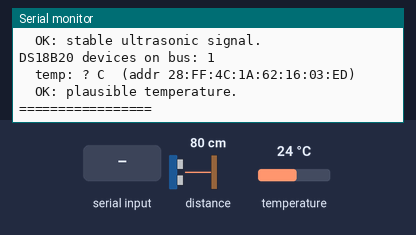
Recording of a sketch running on a simulated Arduino Mega 2560, built for the host (arithmetic inside an expression is 32-bit, double 64-bit). On the bench: the last lines printed to the serial monitor. Inputs (shaded band) come from the test bench; at power-on: distance to the obstacle 80 cm, temperature 24 °C. The echo pulse lasts 58.3 µs per cm.

Above: at 2.6 s.
2.7 s: "b" received over Serial
At 4.4 s:
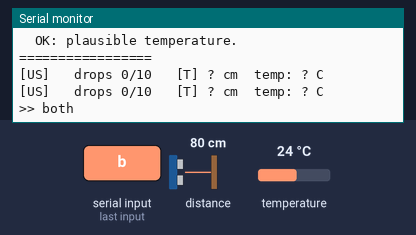
5.4 s: "u" received over Serial
At 7.3 s:
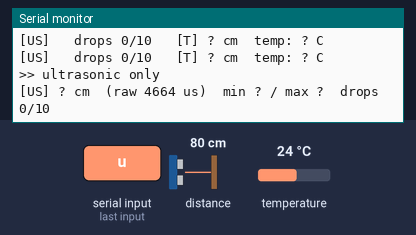
8.2 s: "t" received over Serial
At 9.5 s:
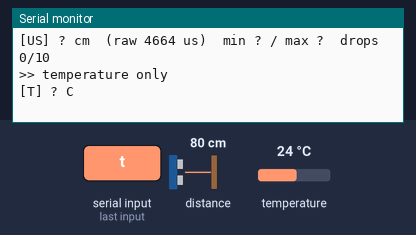
10.6 s: "c" received over Serial
At 12.3 s:
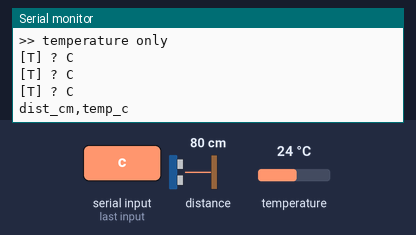
14.0 s: "j" received over Serial
At 17.2 s:
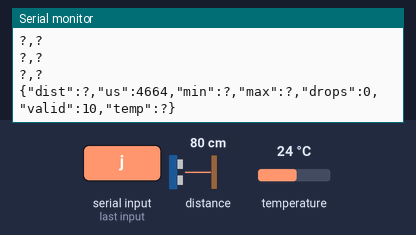
18.5 s: distance to the obstacle set to 2 cm
At 19.4 s:
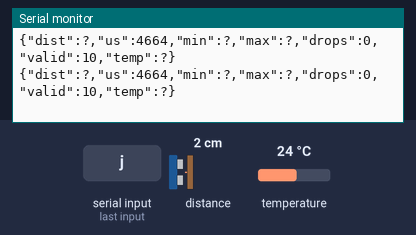

The sketch:

sensor_sanity.ino
```cpp
/**
 * ============================================================================
 * Sensor Sanity Prototype  —  ESP8266 (NodeMCU v2)
 * ============================================================================
 * PURPOSE
 *   A throwaway bench sketch to validate the RAW signals from the two sensors
 *   we already own, BEFORE building the real split-device system:
 *     - SR04M / JSN-SR04T waterproof ultrasonic (NewPing, trig/echo mode)
 *     - DS18B20 1-Wire temperature sensor
 *
 *   This is deliberately NOT the product firmware. There is:
 *     - NO tank height / volume / percentage math
 *     - NO WiFi, server, OTA, alerts, or config persistence
 *   Just: is each sensor wired right, and are the signals clean and stable?
 *   That is the exact question the breadboard build failed on.
 *
 * WHAT IT MEASURES (the diagnostics that matter)
 *   Ultrasonic:  raw echo time (µs), distance (cm), min/max/median over a burst,
 *                jitter (spread), and DROPOUT count (pings that got no echo).
 *                Dropouts + high jitter == the "signal not arriving" symptom.
 *   Temperature: bus device count, ROM address, resolution, and °C each read,
 *                flagging the two failure sentinels (-127 = disconnected,
 *                85.00 = power-on default / brown-out, never converted).
 *
 * SERIAL MENU (115200 baud, send a single char)
 *   b = both sensors (default, continuous)
 *   u = ultrasonic only
 *   t = temperature only
 *   c = CSV mode (for Arduino Serial Plotter: dist_cm, temp_c)
 *   j = JSON telemetry mode (machine-readable; used by the Web UI)
 *   s = one-shot self-test / summary
 *   h = help
 *
 * WEB UI
 *   Open webui/index.html in Chrome/Edge and click Connect for a clean
 *   dashboard (live cards, chart, buttons) instead of the serial console.
 *   The Web UI auto-sends 'j' on connect to start JSON telemetry.
 *
 * WIRING (NodeMCU v2 — matches firmware/src/modules/config.h where safe)
 *   SR04M / JSN-SR04T:
 *     VCC  -> 5V (VIN)        (5V gives the transmitter enough power — a
 *                              common breadboard failure was under-powering it)
 *     GND  -> GND
 *     TRIG -> D1 (GPIO5)
 *     ECHO -> D2 (GPIO4)
 *     Use the module in HC-SR04-compatible trig/echo mode (default, R19 open).
 *     Min reliable range is ~20-25 cm (dead zone) — readings below that lie.
 *
 *   DS18B20 (1-Wire):
 *     VCC  -> 3V3
 *     GND  -> GND
 *     DATA -> D3 (GPIO0)      + a 4.7k pull-up resistor between DATA and 3V3
 *                              (REQUIRED — without it you get -127 / garbage)
 *     NOTE: GPIO0 is a boot strapping pin. The 4.7k pull-up holds it HIGH at
 *     boot so the ESP boots normally. If you ever see boot loops, move DATA to
 *     D5 (GPIO14) and change TEMP_PIN below.
 *
 * FLASH IT (from firmware/ )
 *   arduino-cli compile --fqbn esp8266:esp8266:nodemcuv2 \
 *       prototypes/sensor_sanity
 *   arduino-cli upload  --fqbn esp8266:esp8266:nodemcuv2 \
 *       -p /dev/tty.usbserial-XXXX prototypes/sensor_sanity
 *   arduino-cli monitor -p /dev/tty.usbserial-XXXX -c baudrate=115200
 *   (All 3 libs — NewPing, OneWire, DallasTemperature — are already installed
 *    per firmware/libraries.txt, so no extra setup.)
 * ============================================================================
 */

#include <NewPing.h>
#include <OneWire.h>
#include <DallasTemperature.h>

// ---------------------------------------------------------------------------
// Pin configuration  (change here if you rewire)
// ---------------------------------------------------------------------------
#define TRIG_PIN    5 //D1      // GPIO5  -> SR04M TRIG
#define ECHO_PIN    0//D3      // GPIO0  -> SR04M ECHO
#define TEMP_PIN    4 //D2      // GPIO4  -> DS18B20 DATA (needs 4.7k pull-up to 3V3)

// ---------------------------------------------------------------------------
// Tuning
// ---------------------------------------------------------------------------
#define MAX_DISTANCE_CM   400   // NewPing ceiling; echoes beyond this = 0 (dropout)
#define BURST_SAMPLES     10    // pings per ultrasonic reading (to see jitter)
#define PING_GAP_MS       40    // gap between pings in a burst
#define LOOP_INTERVAL_MS  1000  // how often to print a reading in continuous modes

// ---------------------------------------------------------------------------
// Objects
// ---------------------------------------------------------------------------
NewPing sonar(TRIG_PIN, ECHO_PIN, MAX_DISTANCE_CM);
OneWire oneWire(TEMP_PIN);
DallasTemperature tempSensor(&oneWire);

// Runtime mode
enum Mode { MODE_BOTH, MODE_ULTRA, MODE_TEMP, MODE_CSV, MODE_JSON };
Mode mode = MODE_BOTH;

uint8_t dsCount = 0;                 // number of DS18B20 devices found
DeviceAddress dsAddr;                // ROM address of first DS18B20
unsigned long lastLoopMs = 0;

// ---------------------------------------------------------------------------
// Helpers
// ---------------------------------------------------------------------------

// Result of an ultrasonic burst
struct UltraResult {
  float medianCm;
  float minCm;
  float maxCm;
  unsigned int rawMedianUs;
  int dropouts;   // pings that returned no echo (0)
  int valid;      // pings with a real echo
};

// Take a burst of pings and summarise it. This is the key diagnostic:
// a clean sensor gives tight, consistent readings with 0 dropouts.
UltraResult readUltraBurst() {
  float cm[BURST_SAMPLES];
  unsigned int us[BURST_SAMPLES];
  UltraResult r = {0, 0, 0, 0, 0, 0};

  for (int i = 0; i < BURST_SAMPLES; i++) {
    unsigned int t = sonar.ping();          // echo time in µs (0 = no echo)
    us[i] = t;
    if (t == 0) {
      cm[i] = -1;                            // mark dropout
      r.dropouts++;
    } else {
      cm[i] = sonar.convert_cm(t);
      r.valid++;
    }
    delay(PING_GAP_MS);
  }

  if (r.valid == 0) return r;                // all dropped out

  // Collect only valid readings, sort for median + min/max
  float v[BURST_SAMPLES];
  unsigned int vu[BURST_SAMPLES];
  int n = 0;
  for (int i = 0; i < BURST_SAMPLES; i++) {
    if (cm[i] >= 0) { v[n] = cm[i]; vu[n] = us[i]; n++; }
  }
  for (int i = 0; i < n - 1; i++) {
    for (int j = i + 1; j < n; j++) {
      if (v[j] < v[i]) {
        float tf = v[i]; v[i] = v[j]; v[j] = tf;
        unsigned int tu = vu[i]; vu[i] = vu[j]; vu[j] = tu;
      }
    }
  }
  r.minCm = v[0];
  r.maxCm = v[n - 1];
  r.medianCm = v[n / 2];
  r.rawMedianUs = vu[n / 2];
  return r;
}

float readTempC() {
  tempSensor.requestTemperatures();
  return tempSensor.getTempCByIndex(0);
}

void printAddr(const DeviceAddress a) {
  for (uint8_t i = 0; i < 8; i++) {
    if (a[i] < 16) Serial.print('0');
    Serial.print(a[i], HEX);
    if (i < 7) Serial.print(':');
  }
}

void printHelp() {
  Serial.println(F("\n--- Sensor Sanity ---"));
  Serial.println(F("  b = both (default)     u = ultrasonic only"));
  Serial.println(F("  t = temperature only   c = CSV (Serial Plotter)"));
  Serial.println(F("  j = JSON telemetry     s = self-test"));
  Serial.println(F("  h = this help"));
  Serial.println(F("---------------------\n"));
}

// One-shot summary: are the sensors present and sane?
void selfTest() {
  Serial.println(F("\n=== SELF-TEST ==="));

  // Ultrasonic
  UltraResult u = readUltraBurst();
  Serial.printf("Ultrasonic: %d/%d valid, %d dropouts\n",
                u.valid, BURST_SAMPLES, u.dropouts);
  if (u.valid == 0) {
    Serial.println(F("  FAIL: no echoes. Check 5V power, TRIG/ECHO wiring, "
                     "and that the target is > ~20cm away."));
  } else {
    Serial.printf("  median %.1f cm (%u us), spread %.1f cm\n",
                  u.medianCm, u.rawMedianUs, u.maxCm - u.minCm);
    if (u.dropouts > BURST_SAMPLES / 3)
      Serial.println(F("  WARN: many dropouts -> weak power or noisy/long cable."));
    if (u.maxCm - u.minCm > 3.0)
      Serial.println(F("  WARN: high jitter -> unstable mounting or reflections."));
    if (u.valid > 0 && u.dropouts == 0 && (u.maxCm - u.minCm) <= 3.0)
      Serial.println(F("  OK: stable ultrasonic signal."));
  }

  // Temperature
  Serial.printf("DS18B20 devices on bus: %d\n", dsCount);
  if (dsCount == 0) {
    Serial.println(F("  FAIL: none found. Check DATA wiring and 4.7k pull-up to 3V3."));
  } else {
    float t = readTempC();
    Serial.printf("  temp: %.2f C  (addr ", t);
    printAddr(dsAddr);
    Serial.println(")");
    if (t == DEVICE_DISCONNECTED_C)
      Serial.println(F("  FAIL: -127 -> disconnected mid-read / no pull-up."));
    else if (t == 85.0)
      Serial.println(F("  WARN: 85.00 is the power-on default -> brown-out or "
                       "never converted. Check power."));
    else
      Serial.println(F("  OK: plausible temperature."));
  }
  Serial.println(F("=================\n"));
}

// ---------------------------------------------------------------------------
// Setup
// ---------------------------------------------------------------------------
void setup() {
  Serial.begin(115200);
  delay(200);
  Serial.println(F("\n\nSensor Sanity Prototype (ESP8266)"));
  Serial.printf("Pins  TRIG=%d ECHO=%d TEMP=%d\n", TRIG_PIN, ECHO_PIN, TEMP_PIN);

  tempSensor.begin();
  dsCount = tempSensor.getDeviceCount();
  if (dsCount > 0) {
    tempSensor.getAddress(dsAddr, 0);
    tempSensor.setResolution(dsAddr, 12);   // 12-bit = 0.0625 C, ~750ms/read
  }

  printHelp();
  selfTest();
}

// ---------------------------------------------------------------------------
// Loop
// ---------------------------------------------------------------------------
void loop() {
  // Handle menu input
  if (Serial.available()) {
    char c = Serial.read();
    switch (c) {
      case 'b': mode = MODE_BOTH;  Serial.println(F(">> both"));            break;
      case 'u': mode = MODE_ULTRA; Serial.println(F(">> ultrasonic only")); break;
      case 't': mode = MODE_TEMP;  Serial.println(F(">> temperature only")); break;
      case 'c': mode = MODE_CSV;
                Serial.println(F("dist_cm,temp_c"));                        break;
      case 'j': mode = MODE_JSON;                                          break;
      case 's': selfTest();                                                break;
      case 'h': printHelp();                                               break;
      default: break;   // ignore newlines etc.
    }
  }

  if (millis() - lastLoopMs < LOOP_INTERVAL_MS) return;
  lastLoopMs = millis();

  switch (mode) {
    case MODE_ULTRA: {
      UltraResult u = readUltraBurst();
      if (u.valid == 0) {
        Serial.println(F("[US] no echo (dropout)"));
      } else {
        Serial.printf("[US] %.1f cm  (raw %u us)  min %.1f / max %.1f  "
                      "drops %d/%d\n",
                      u.medianCm, u.rawMedianUs, u.minCm, u.maxCm,
                      u.dropouts, BURST_SAMPLES);
      }
      break;
    }
    case MODE_TEMP: {
      float t = readTempC();
      if (t == DEVICE_DISCONNECTED_C) Serial.println(F("[T] disconnected (-127)"));
      else                            Serial.printf("[T] %.2f C\n", t);
      break;
    }
    case MODE_CSV: {
      UltraResult u = readUltraBurst();
      float t = readTempC();
      Serial.printf("%.1f,%.2f\n", u.valid ? u.medianCm : 0.0, t);
      break;
    }
    case MODE_JSON: {
      // Compact machine-readable line for the Web UI. Fields are self-describing;
      // null means "no valid reading". Keep this on ONE line (UI splits on \n).
      UltraResult u = readUltraBurst();
      float t = readTempC();
      Serial.print(F("{"));
      if (u.valid) {
        Serial.printf("\"dist\":%.1f,\"us\":%u,\"min\":%.1f,\"max\":%.1f,",
                      u.medianCm, u.rawMedianUs, u.minCm, u.maxCm);
      } else {
        Serial.print(F("\"dist\":null,\"us\":0,\"min\":null,\"max\":null,"));
      }
      Serial.printf("\"drops\":%d,\"valid\":%d,", u.dropouts, u.valid);
      if (t == DEVICE_DISCONNECTED_C) Serial.print(F("\"temp\":null}"));
      else                            Serial.printf("\"temp\":%.2f}", t);
      Serial.println();
      break;
    }
    case MODE_BOTH:
    default: {
      UltraResult u = readUltraBurst();
      float t = readTempC();
      Serial.printf("[US] %s  drops %d/%d   [T] ",
                    u.valid ? "" : "NO ECHO", u.dropouts, BURST_SAMPLES);
      if (u.valid) Serial.printf("%.1f cm  ", u.medianCm);
      else         Serial.print(F("--    "));
      if (t == DEVICE_DISCONNECTED_C) Serial.println(F("temp: disconnected"));
      else                            Serial.printf("temp: %.2f C\n", t);
      break;
    }
  }
}
```

Measured:
- after the input at 2.7 s, the serial monitor: prints a new line after 1.2 s (image 1)
- after the input at 5.4 s, the serial monitor: prints a new line after 0.94 s (image 2)
- after the input at 8.2 s, the serial monitor: prints a new line at once (image 3)
- after the input at 10.6 s, the serial monitor: prints a new line after 0.50 s (image 4)
- after the input at 14.0 s, the serial monitor: prints a new line after 2.2 s (image 5)
